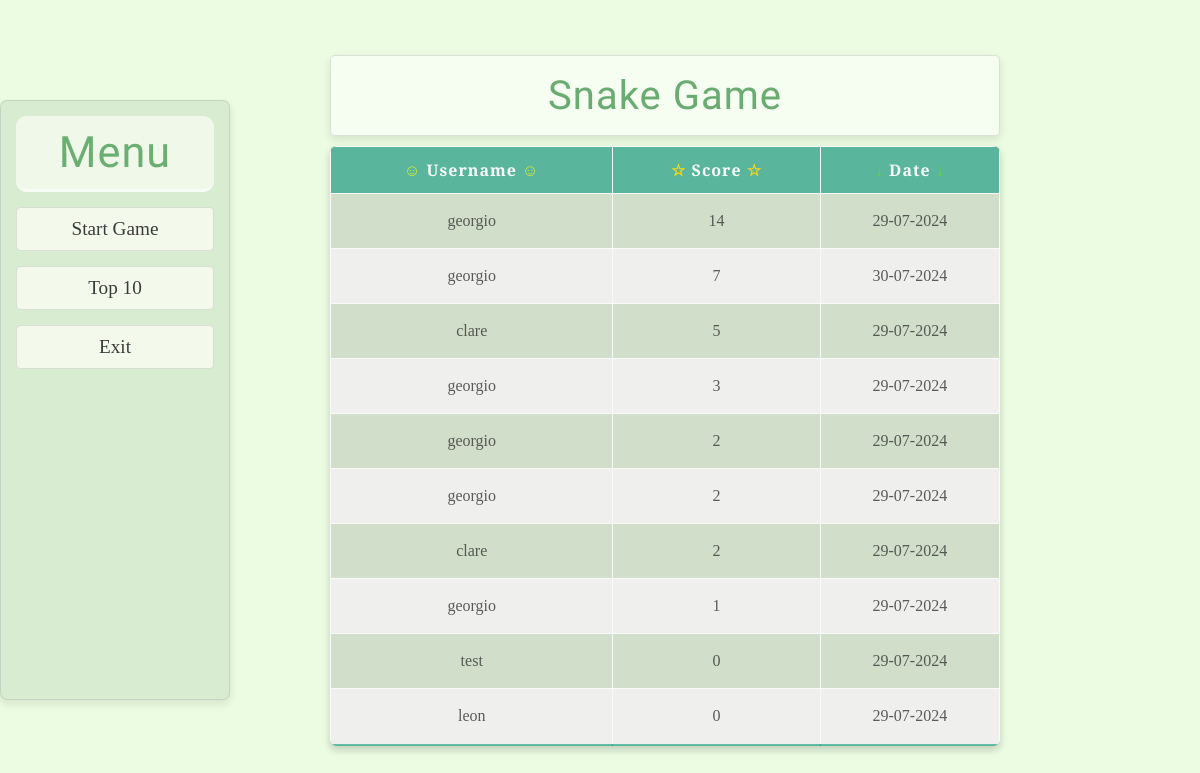
Page /score_board/ on the earlier database version.
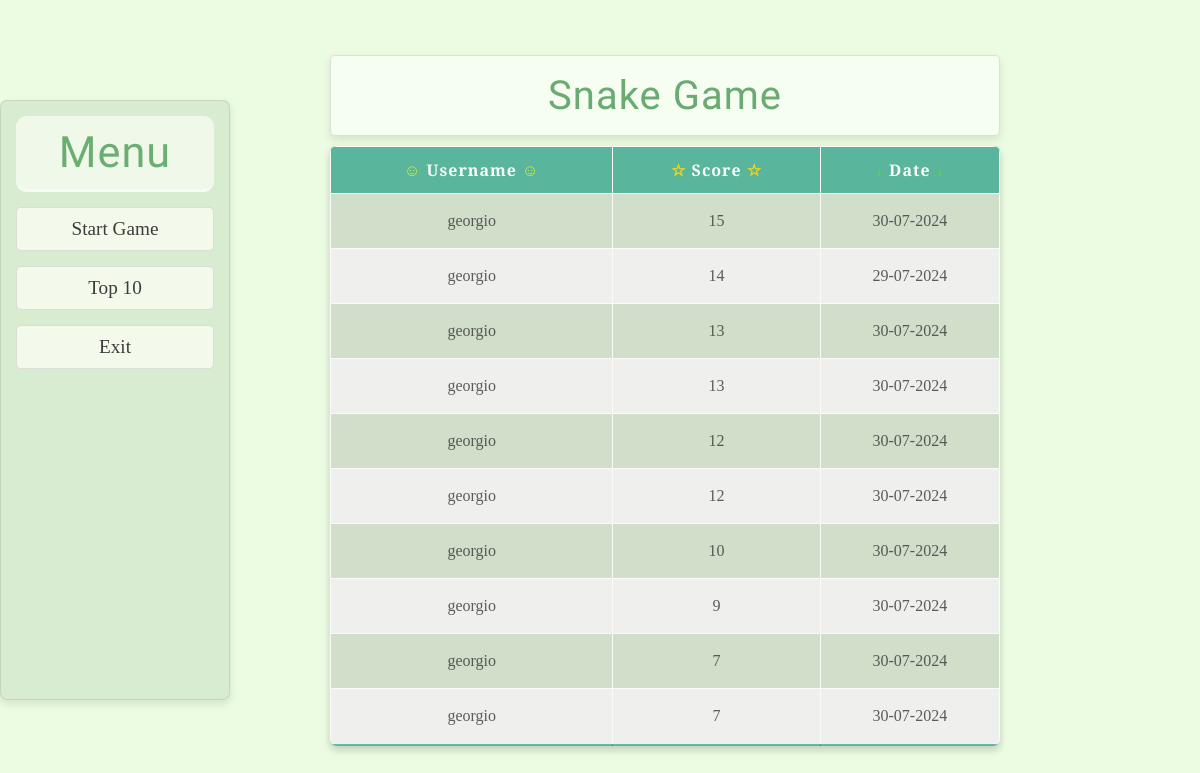
Same page on the later database version.
### game/models.py (models this page shows, shortened)
class Score(models.Model):
    username = models.CharField(max_length=100)
    score = models.IntegerField()
    timestamp = models.DateTimeField(auto_now_add=True)
    class Meta:
        ordering = ['-score']

### game/views.py (the view)
# urls.py: path('score_board/', score_board, name='score_board'),
def score_board(request):
    scores = Score.objects.all().order_by('-score')[:10]
    return render(request, 'score_board.html', {'scores': scores})

### game/templates/score_board.html (shortened to what this page needs)
{% extends 'base.html' %}
{% load static %}
{% block content %}
    <table class="score-table">
        <thead>
            <tr>
                <th><span class="username">&#9786;</span>  Username <span class="username">&#9786;</span></th>
                <th><span class="rating">&#9734;</span> Score <span class="rating">&#9734;</span></th>
                <th><span class="date">&darr;</span>  Date <span class="date"> &darr;</span></th>
            </tr>
        </thead>
        <tbody>
            {% for score in scores %}
                <tr>
                    <td>{{ score.username }}</td>
                    <td>{{ score.score }}</td>
                    <td>{{ score.timestamp| date:"d-m-Y"  }}</td>
                </tr>
            {% endfor %}
        </tbody>
    </table>
{% endblock %}

Differences in the rows shown:
no longer on this page (row unchanged): Score: username "clare", score "5", timestamp "29-07-2024"
no longer on this page (row unchanged): Score: username "georgio", score "3", timestamp "29-07-2024"
no longer on this page (row unchanged): Score: username "georgio", score "2", timestamp "29-07-2024"
no longer on this page (row unchanged): Score: username "georgio", score "2", timestamp "29-07-2024"
no longer on this page (row unchanged): Score: username "clare", score "2", timestamp "29-07-2024"
no longer on this page (row unchanged): Score: username "georgio", score "1", timestamp "29-07-2024"
no longer on this page (row unchanged): Score: username "test", score "0", timestamp "29-07-2024"
no longer on this page (row unchanged): Score: username "leon", score "0", timestamp "29-07-2024"
added Score: username "georgio", score "15", timestamp "30-07-2024"
added Score: username "georgio", score "13", timestamp "30-07-2024"
added Score: username "georgio", score "13", timestamp "30-07-2024"
added Score: username "georgio", score "12", timestamp "30-07-2024"
added Score: username "georgio", score "12", timestamp "30-07-2024"
added Score: username "georgio", score "10", timestamp "30-07-2024"
added Score: username "georgio", score "9", timestamp "30-07-2024"
added Score: username "georgio", score "7", timestamp "30-07-2024"
